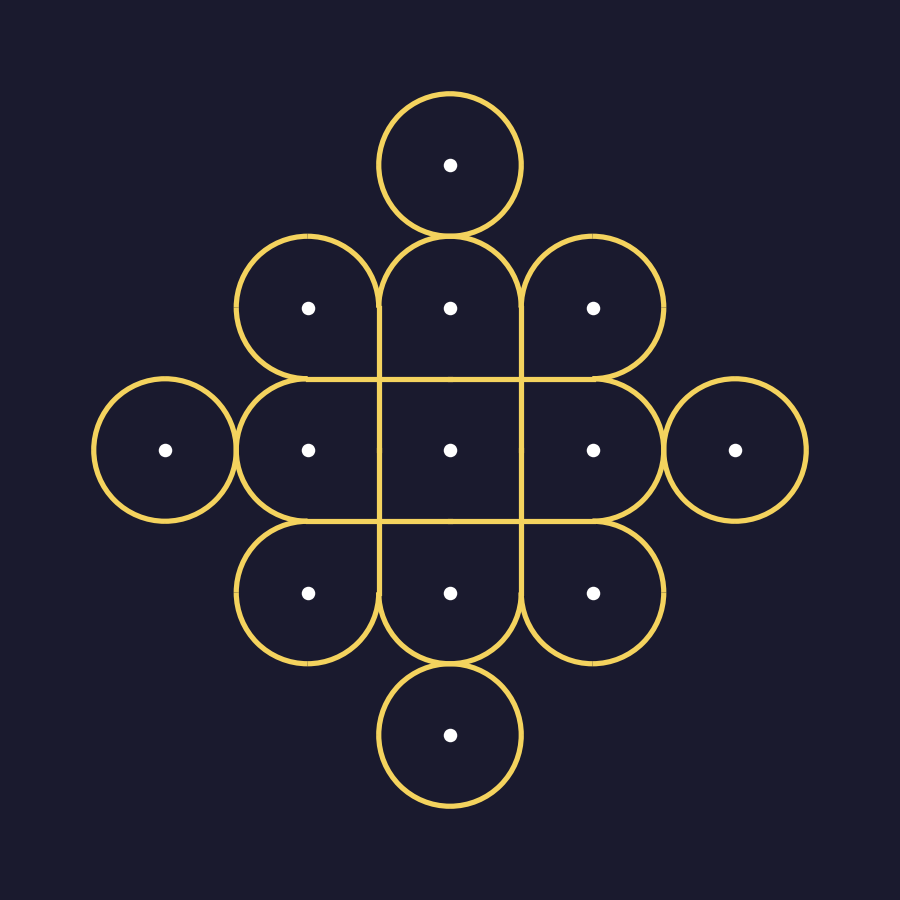
#> input picture samples/sample_diamond_5.png, 900 x 900 px
$ python test_pipeline.py
#> lines starting #> are read from the running program, lines starting #| are printed output that depends on the picture; after the words box and inside, x2 and y2 are one past the last pixel; in counts of white or black regions, pixels touching at a corner belong together
#> in run_tests, img is the input picture: shape (900, 900, 3); mean B, G, R 48, 32.4, 33.5
### cv_detector.py
"""
cv_detector.py - Advanced Computer Vision Module for Kolam Pattern Analysis
Detects Pulli (dot grid), calculates row lengths, classifies grid structure,
and measures horizontal, vertical, and rotational symmetry.
Robust against noisy internet images, colored Kumkum dots, and line interference.
"""

import cv2
import numpy as np

def detect_dots_and_grid(image_bgr):
    """
    Analyzes an image to detect Kolam dots (Pulli) and infer grid structure.
    Uses geometric convex hull analysis to cleanly classify Diamond/Rhombus vs Square grids.
    """
    h, w = image_bgr.shape[:2]
    gray = cv2.cvtColor(image_bgr, cv2.COLOR_BGR2GRAY)

    b = image_bgr[:, :, 0].astype(float)
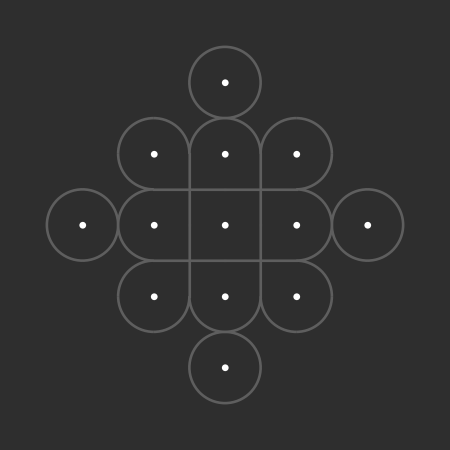
#> b: shape (900, 900) float64 (shown at 1/2 size); min 46, max 255, mean 48
    g = image_bgr[:, :, 1].astype(float)
    r = image_bgr[:, :, 2].astype(float)
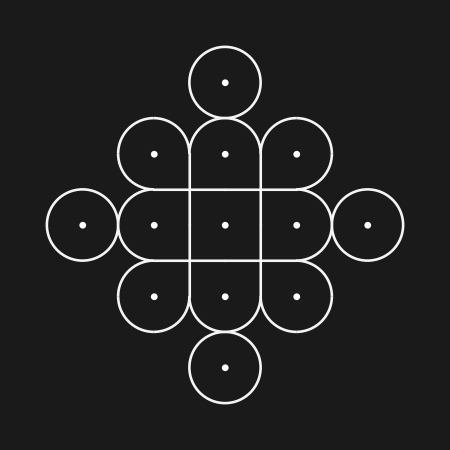
#> r: shape (900, 900) float64 (shown at 1/2 size); min 26, max 255, mean 33.5

    detected_dots = []

    # 1. Red Kumkum dot detection (common in Indian Kolams on floor/slate)
    is_red = (r > 90) & (r > g * 1.3) & (r > b * 1.3)
#> is_red: shape (900, 900) bool; every value is 0
    num_red, labels_red, stats_red, centroids_red = cv2.connectedComponentsWithStats(is_red.astype(np.uint8))
#> labels_red: shape (900, 900) int32; every value is 0
#> num_red = 1; stats_red = [[0, 0, 900, 900, 810000]]; centroids_red = [[449.5, 449.5]]
    for i in range(1, num_red):
        area = stats_red[i, cv2.CC_STAT_AREA]
        cw = stats_red[i, cv2.CC_STAT_WIDTH]
        ch = stats_red[i, cv2.CC_STAT_HEIGHT]
        if 2 <= area <= 200 and cw <= 22 and ch <= 22:
            detected_dots.append((int(centroids_red[i][0]), int(centroids_red[i][1])))
#> after the loop, detected_dots = []

    # 2. White dot detection (if red dots are absent or few)
    if len(detected_dots) < 6:
        max_c = np.maximum(np.maximum(r, g), b)
        min_c = np.minimum(np.minimum(r, g), b)
        color_diff = max_c - min_c
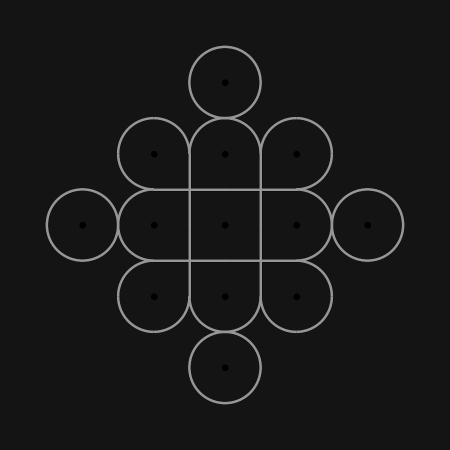
#> color_diff: shape (900, 900) float64 (shown at 1/2 size); min 0, max 150, mean 23.9

        # Strict width/height so continuous lines are NEVER counted as dots
        is_white_candidate = (min_c > 140) & (color_diff < 40)
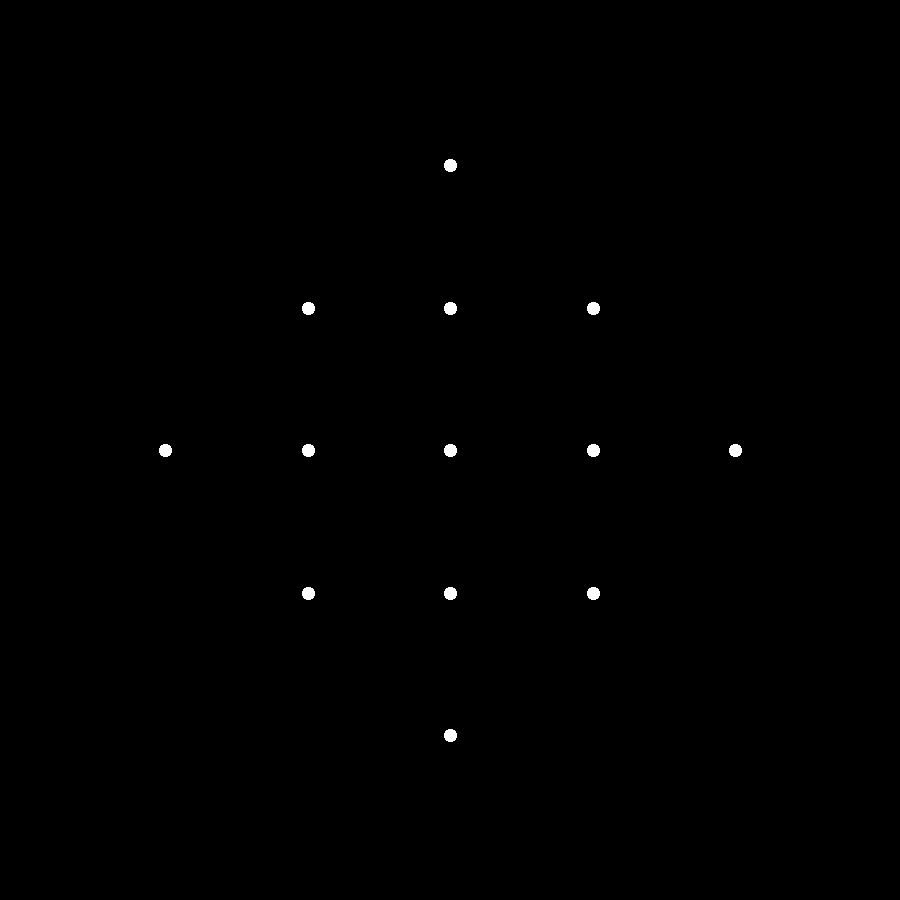
#> is_white_candidate: shape (900, 900) bool; 0.22% white; 13 white regions, largest, box (x1, y1, x2, y2) and area: (444, 159, 457, 172) 137, (302, 302, 315, 315) 137, (444, 302, 457, 315) 137
        num_white, labels_white, stats_white, centroids_white = cv2.connectedComponentsWithStats(is_white_candidate.astype(np.uint8))
#> labels_white: shape (900, 900) int32; 14 distinct labels, from 0 to 13
#> num_white = 14; stats_white = 14 rows, first 6: [0, 0, 900, 900, 808219], [444, 159, 13, 13, 137], [302, 302, 13, 13, 137], [444, 302, 13, 13, 137], [587, 302, 13, 13, 137], [159, 444, 13, 13, 137]; centroids_white = 14 rows, first 8: [449.5, 449.5], [450, 165], [308, 308], [450, 308], [593, 308], [165, 450], [308, 450], [450, 450]
#> (the rest of the program and of its run is left out)
